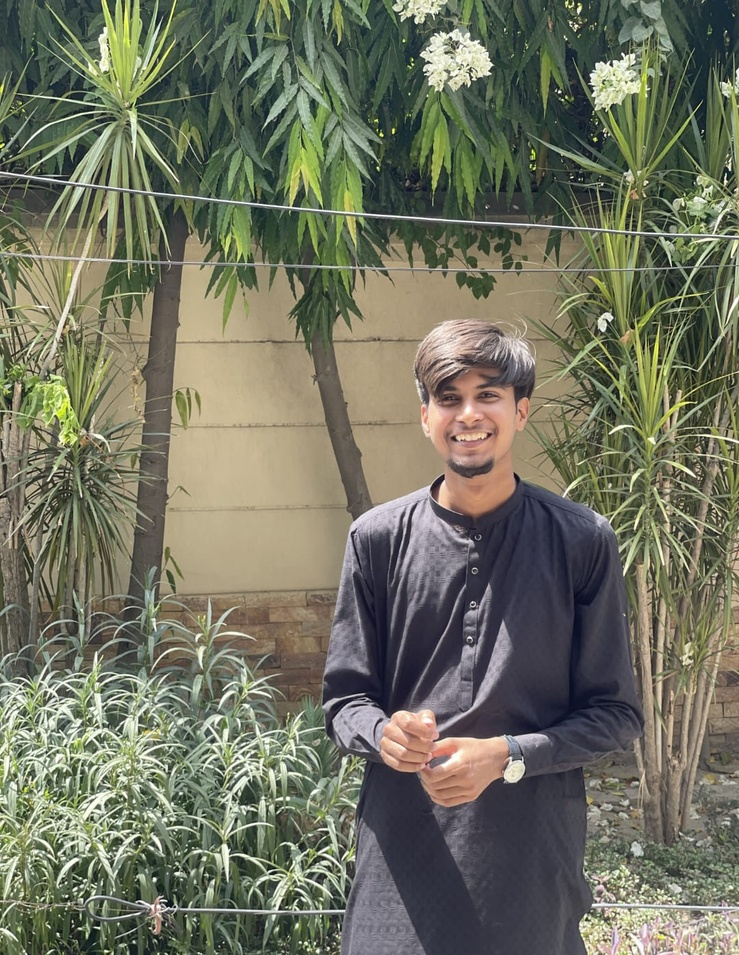
#> input picture pic.jpg, 739 x 955 px, shrunk from 1080 x 1395 before the run
$ python histogram_equalizer_library.py
#> lines starting #> are read from the running program, lines starting #| are printed output that depends on the picture
import cv2 as cv
import matplotlib.pyplot as plt
import numpy as np


img=cv.imread('pic.jpg')
#> img is the input picture: shape (955, 739, 3); mean B, G, R 96.1, 114.2, 112.3
gray=cv.cvtColor(img,cv.COLOR_BGR2GRAY)
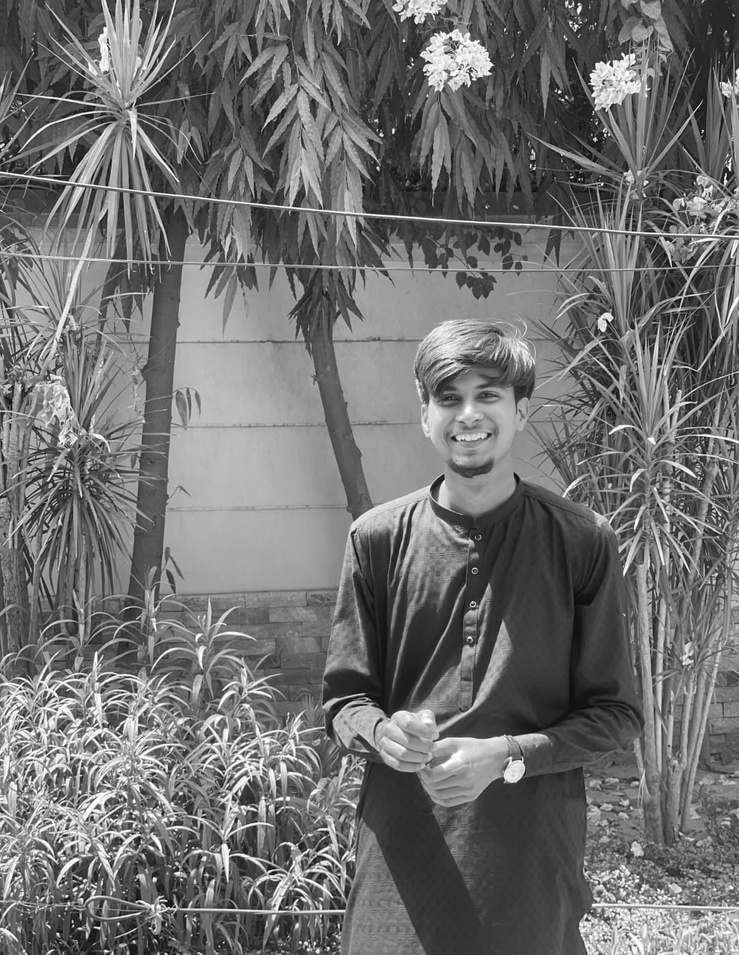
#> gray: shape (955, 739); min 2, max 255, mean 111.6
rgb=cv.cvtColor(img,cv.COLOR_BGR2RGB)
equalized=cv.equalizeHist(gray)
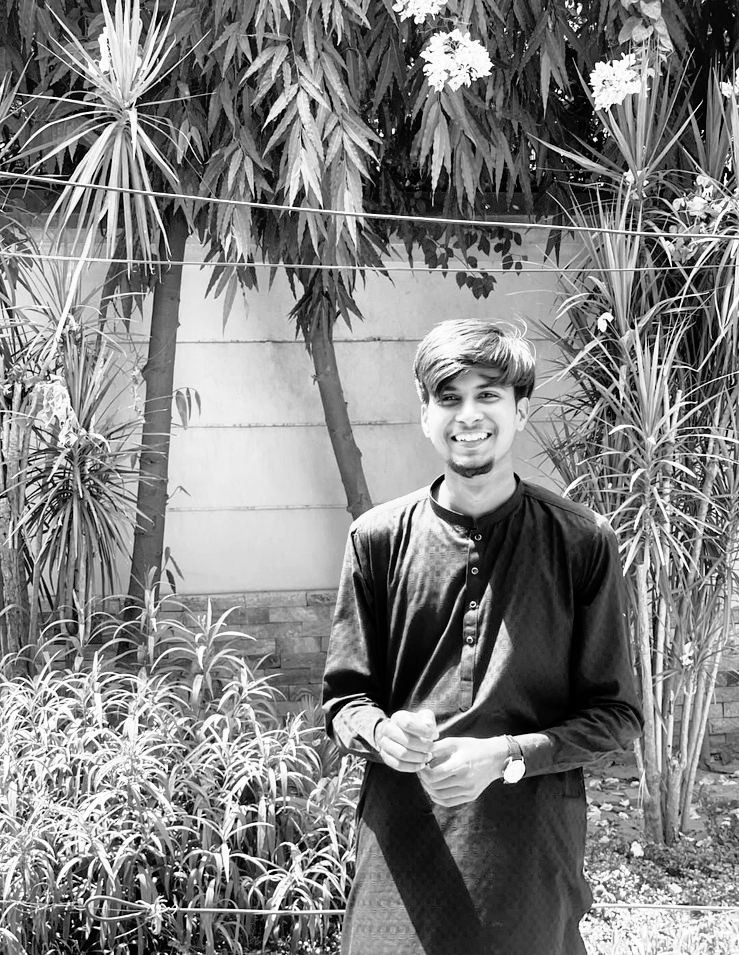
#> equalized: shape (955, 739); min 0, max 255, mean 128.3

plt.figure(figsize=(30,30))

plt.subplot(1,3,1)
plt.imshow(rgb)
plt.title('Original Color')
plt.axis('off')

plt.subplot(1,3,2)
plt.imshow(gray,cmap='gray')
plt.title('Gray Image')
plt.axis('off')

plt.subplot(1,3,3)
plt.imshow(equalized,cmap='gray')
plt.title('High Constrast -> (Histogram Equalizer Applied)')
plt.axis('off')

plt.show()
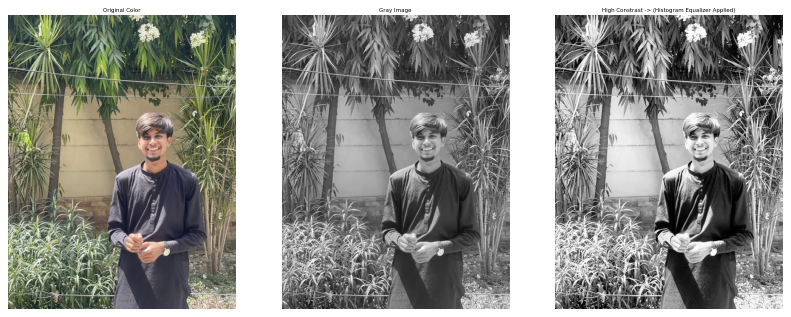
#> figure drawn by matplotlib, 3 panels
